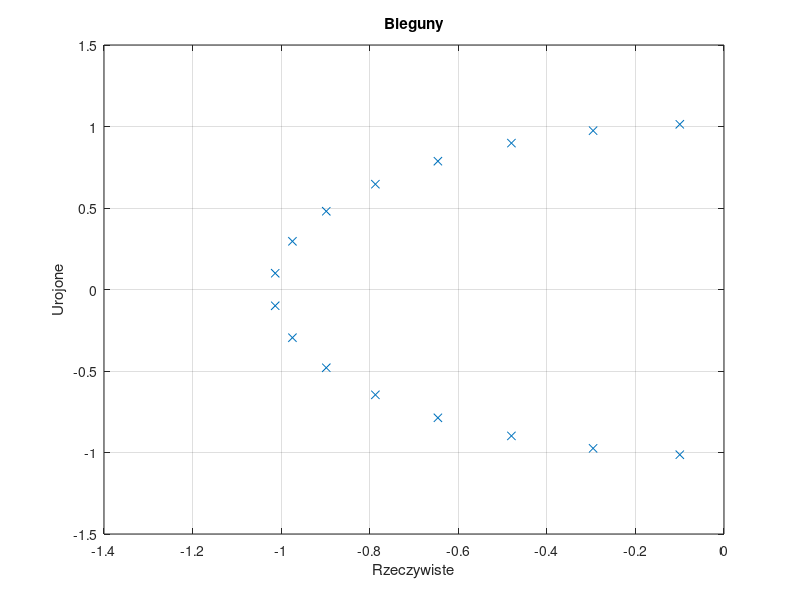
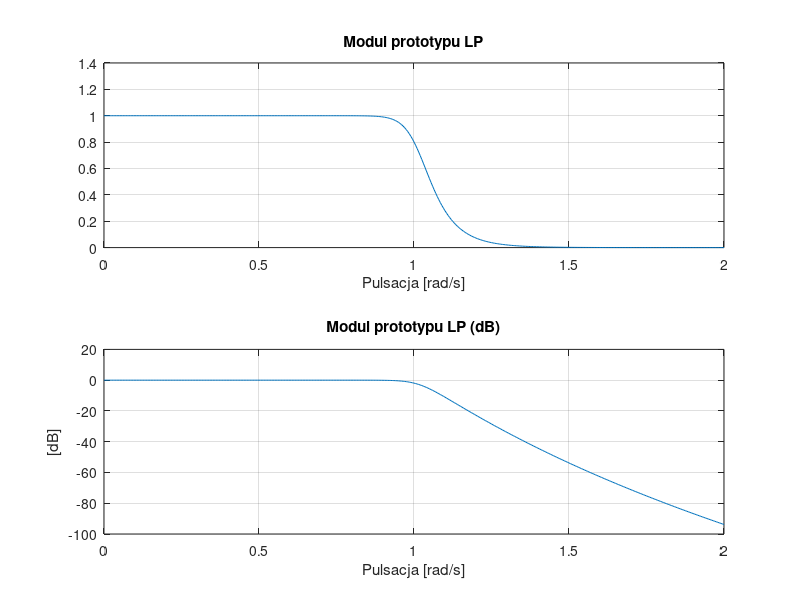

MATLAB code to generate these figures, in order: (Note: this script raises an error after producing the figures.)
%==========================================================================
% Projektowanie cyfrowych filtrow Butterwortha LP, HP, BP, BS
% Program wymaga funkcji ze strony 160 oraz 297
%==========================================================================

clear all;
close all;
clc;

typ=1;                  %1-LP, 2-HP, 3-BP, 4-BS
apass=3;                %nieliniowosc pasma przepustowego
astop=60;               %tlumienie w pasmie zaporowym

fpr=2000;               %czestotliowsc probkowania
fmx=1000;               %max czestot na wykresie

%==================== typy filtrow ========================================

if typ==1               %filtr LP
    fpass=200;          %czestotliwosc pasma przepustowego
    fstop=300;          %czestotliwosc pasma zaporowego
    fpass=2*fpr*tan(pi*fpass/fpr)/(2*pi);
                        %zfiltra cyfrowego na analogowy
    fstop=2*fpr*tan(pi*fstop/fpr)/(2*pi);
    ws=fstop/fpass;     %transf. czestotliwosci 
end

if typ==2               %filtr HP
    fpass=800;          %czestotliwosc pasma przepustowego
    fstop=700;          %czestotliwosc pasma zaporowego
    fpass=2*fpr*tan(pi*fpass/fpr)/(2*pi);
                        %zfiltra cyfrowego na analogowy
    fstop=2*fpr*tan(pi*fstop/fpr)/(2*pi);
    ws=fpass/fstop;     %transf. czestotliwosci 
end

if typ==3               %filtr BP
    fs1=300;            %czestotliwosc pasma zaporowego dolna
    fp1=400;            %czestotliwosc pasma przepustowego dolna
    fp2=600;            %czestotliwosc pasma przepustowego gorna
    fs2=700;            %czestotliwosc pasma zaporowego gorna
    
    fp1=2*fpr*tan(pi*fp1/fpr)/(2*pi);
    fp2=2*fpr*tan(pi*fp2/fpr)/(2*pi);
    fs1=2*fpr*tan(pi*fs1/fpr)/(2*pi);
    fs2=2*fpr*tan(pi*fs2/fpr)/(2*pi);
                        %zfiltra cyfrowego na analogowy
    ws1t=(fs1^2-fp1*fp2)/(fs1*(fp2-fp1));
    ws2t=(f21^2-fp1*fp2)/(fs2*(fp2-fp1));                    
                        %transf. czestotliwosci
    ws=min(abs(ws1t),abs(ws2t));                    
end

if typ==4               %filtr BS
    fs1=300;            %czestotliwosc pasma zaporowego dolna
    fp1=400;            %czestotliwosc pasma przepustowego dolna
    fp2=600;            %czestotliwosc pasma przepustowego gorna
    fs2=700;            %czestotliwosc pasma zaporowego gorna
    
    fp1=2*fpr*tan(pi*fp1/fpr)/(2*pi);
    fp2=2*fpr*tan(pi*fp2/fpr)/(2*pi);
    fs1=2*fpr*tan(pi*fs1/fpr)/(2*pi);
    fs2=2*fpr*tan(pi*fs2/fpr)/(2*pi);
                        %zfiltra cyfrowego na analogowy
    ws1t=(fs1*(fp2-fp1))/(fs1^2-fp1*fp2);
    ws2t=(fs2*(fp2-fp1))/(f21^2-fp1*fp2);                    
                        %transf. czestotliwosci
    ws=min(abs(ws1t),abs(ws2t));                    
end

%==================== decybele na wartosci bezwzgledne ====================
wzm_p=10^(-apass/20);
wzm_s=10^(-astop/20);

%==================== parametry pomocnicze ================================

if(typ==1) || (typ==2)
    vp=2*pi*fpass;
    vs=2*pi*fstop;
    f_ps=[fpass, fstop];
    wzm_ps=[wzm_p, wzm_s];
    wzmdB_ps=[-apass, -astop];
end

if (typ==3) || (typ==4)    
    vp=2*pi*[ fp1 fp2 ];
    vs=2*pi*[ fs1 fs2 ];
    vc=2*pi*sqrt(fp1*fp2);      %pulsacja srodka
    dv=2*pi*(fp2-fp1);          %szerokosc pulsacji wookol srodka
    f_ps=[fp1,fp2,fs1,fs2];   
    wzm_ps=[wzm_p, wzm_p, wzm_s, wzm_s];   
    wzmdB_ps=[-apass, -apass, -astop, -astop];
end

%======== wyznaczenie parametrow filtra - rzad, pulsacja ==================
wp=1;
N=ceil(log10((10^(astop/10)-1)/(10^(apass/10)-1))/(2*log10(ws/wp)))
w0=ws/(10^(astop/10)-1)^(1/(2*N))

%========= wyznaczenie biegunow filtra LP prototypowego ===================
dfi0=(2*pi)/(2*N);              %kat
fi=pi/2+dfi0/2+(0:N-1)*dfi0;    %kat biegunow
p=w0*exp(1j*fi);                %bieguny
z=[];                           %zera
wzm=prod(-p);                   %wzmocnienie - iloczyn elementow wektora p
a=poly(p);                      %wspolczynniki mianownika (A(z))
b=wzm;                          %wspolczynniki licznika (B(z))

figure(1);
plot(real(p),imag(p),'x');
grid;
title('Bieguny');
xlabel('Rzeczywiste');
ylabel('Urojone');

%============ porownanie z funkcja MATLABa ================================
[NN,ww0]=buttord(vp,vs,apass,astop,'s');
blad_N=N-NN

%========= charakterystyka czestotliwosciowa prototypu H(w)=B(w)/A(w)

w=0:0.005:2;                    %zakres pulsacji unormowanej
H=freqs(b,a,w);

figure(2);
subplot(211);
plot(w,abs(H));
grid;
title('Modul prototypu LP');
xlabel('Pulsacja [rad/s]');

subplot(212);
plot(w,20*log10(abs(H)));
grid;
title('Modul prototypu LP (dB)');
xlabel('Pulsacja [rad/s]');
ylabel('[dB]');

%====== transformata czestotliwosci - f. analogowy na cyfrowy =============

if (typ==1)                 %LP na LP
    [z,p,wzm]=lp2lpTZ(z,p,wzm,vp);
end
if(typ==2)                  %LP na HP
    [z,p,wzm]=lp2hpTZ(z,p,wzm,vp);
end
if (typ==3)                 %LP na BP
    [z,p,wzm]=lp2bpTZ(z,p,wzm,vc,dv);
end
if (typ==4)                 %LP na BS
    [z,p,wzm]=lp2bsTZ(z,p,wzm,vc,dv);
end 

b=wzm*poly(z); 
a=poly(p);

%===== zera i bieguny po transformacji czestotliwosci =====================

figure(3);
plot(real(z),imag(z),'o',real(p),imag(p),'x');
grid;
title('Polozenie zer i biegunow');
ylabel('Urojone');
xlabel('Rzeczywiste');
printsys(b,a,'s');

%========= koncowa charakterystyka czestotliwosciowa filtra ===============
NF=1000;                        %liczba probek
fmin=0;                         %dolna czestotliwosc
fmax=5000;                      %gorna czestotliwosc
f=fmin:(fmax-fmin)/(NF-1):fmax; %wszystkie czestotliwości
w=2*pi*f;                       %wszystkie pulasacje

H=freqs(b,a,w);
figure(4);
subplot(3,1,1);
plot(f,abs(H),'b',f_ps,wzm_ps,'ro');
grid;
title('Modul');
xlabel('Czestotliwosc [Hz]');

subplot(3,1,2);
plot(f,20*log10(abs(H)),'b',f_ps,wzmdB_ps,'ro');
axis([fmin,fmax,-100,20]);
grid; 
title('Modul [dB]');
xlabel('Czestotliwosc [Hz]');
ylabel('[dB]'); 

subplot(3,1,3);
plot(f,unwrap(angle(H)));
grid;
title('Odpowiedz fazowa,rozwinieta');
xlabel('Czestotliwosc [Hz]');
ylabel('[rad]');

%=============== H(s) -> H(z) === transformata biliniowa ==================
[zc,pc,wzmc]=bilinearTZ(z,p,wzm,fpr);
                            %funkcja z strony 297
                            %konwersja z domeny s na dyskretna z
bc=wzmc*poly(zc);
ac=poly(pc);

%============ zera i bieguny filtra cyfrowego =============================

NP=1000;                    %liczba probek
fi=2*pi*(0:1:NP-1)/NP;      %wektor fi
x=sin(fi);                  %wartosci funkcji sin
y=cos(fi);                  %wartosci funkcji cos

figure(5);
plot(x,y,'-k',real(zc),imag(zc),'or',real(pc),imag(pc),'xb');
title('Zera i bieguny, filtr cyfrowy');
grid;

printsys(b,a,'s');

%============ otrzymana charakterystyka czestotliwosciowa =================

NF=1000;                        %liczba probek
fmin=0;                         %dolna czestotliwosc
fmax=5000;                      %gorna czestotliwosc
f=fmin:(fmax-fmin)/(NF-1):fmax; %wszystkie czestotliwości
w=2*pi*f;                       %wszystkie pulasacje

f_ps=(fpr/pi)*atan(pi*f_ps/fpr);

H=freqs(b,a,w);
figure(6);
subplot(3,1,1);
plot(f,abs(H),'b',f_ps,wzm_ps,'ro');
grid;
title('Modul');
xlabel('Czestotliwosc [Hz]');

subplot(3,1,2);
plot(f,20*log10(abs(H)),'b',f_ps,wzmdB_ps,'ro');
axis([fmin,fmax,-100,20]);
grid; 
title('Modul [dB]');
xlabel('Czestotliwosc [Hz]');
ylabel('[dB]'); 

subplot(3,1,3);
plot(f,unwrap(angle(H)));
grid;
title('Odpowiedz fazowa,rozwinieta');
xlabel('Czestotliwosc [Hz]');
ylabel('[rad]');

%=========== Odp impulsowa ( filtracja sugnalem delty Kronek.) ============ 
Nx=200;
x=zeros(1,Nx);
x(1)=1;
M=length(bc);
N=length(ac);
ac=ac(2:N);
N=N-1;
bx=zeros(1,M);
by=zeros(1,N);
y=[]; 
for n=1:Nx
    bx=[x(n) bx(1:M-1)];
    y(n)=sum(bx.*bc)-sum(by.*ac);
    by=[y(n) by(1:N-1)];
end
n=0:Nx-1;

figure(7);
plot(n,y);
grid;
title('Odpowiedz impulsowa h(n)'); 
xlabel('n'); p



